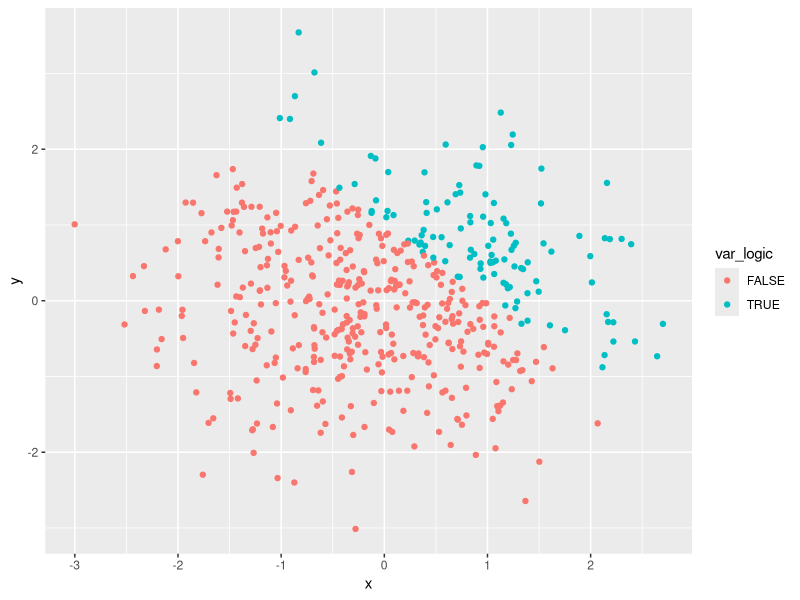

Source code (R):
## ---- chunk 1
knitr::opts_chunk$set(echo = TRUE)
library(tidyverse)
## ---- chunk 2
set.seed(1)

problem1_df = tibble(
  sample = rnorm(8),
  sample_logic = sample > 0,
  sample_char = c("hellow", "world", "this", "this", "is", "a","test", "!"),
  sample_factor = factor(c("apple", "banana", "grape", "banana", "grape",
                           "apple", "grape", "apple"))
)

mean(pull(problem1_df, sample))

mean(pull(problem1_df, sample_logic))

mean(pull(problem1_df, sample_char))

mean(pull(problem1_df, sample_factor))
## ---- chunk 3
as.numeric(pull(problem1_df, sample_logic))

as.numeric(pull(problem1_df, sample_char))

as.numeric(pull(problem1_df, sample_factor))
## ---- chunk 4
as.numeric(pull(problem1_df, sample_logic)) * pull(problem1_df, sample)

as.factor(pull(problem1_df, sample_logic)) * pull(problem1_df, sample)

as.numeric(as.factor(pull(problem1_df, sample_logic))) * pull(problem1_df, sample)
## ---- chunk 5
set.seed(10)

problem2_df = tibble(
  x = rnorm(500),
  y = rnorm(500),
  var_logic = x + y > 1,
  var_num = as.numeric(var_logic),
  var_factor = as.factor(var_logic)
)
## ---- chunk 6
a = ggplot(problem2_df, aes(x = x, y = y, color = var_logic)) + geom_point()

b = ggplot(problem2_df, aes(x = x, y = y, color = var_num)) + geom_point()

c = ggplot(problem2_df, aes(x = x, y = y, color = var_factor)) + geom_point()

## ---- chunk 7
ggsave("scatter_plot.pdf", plot = a)
